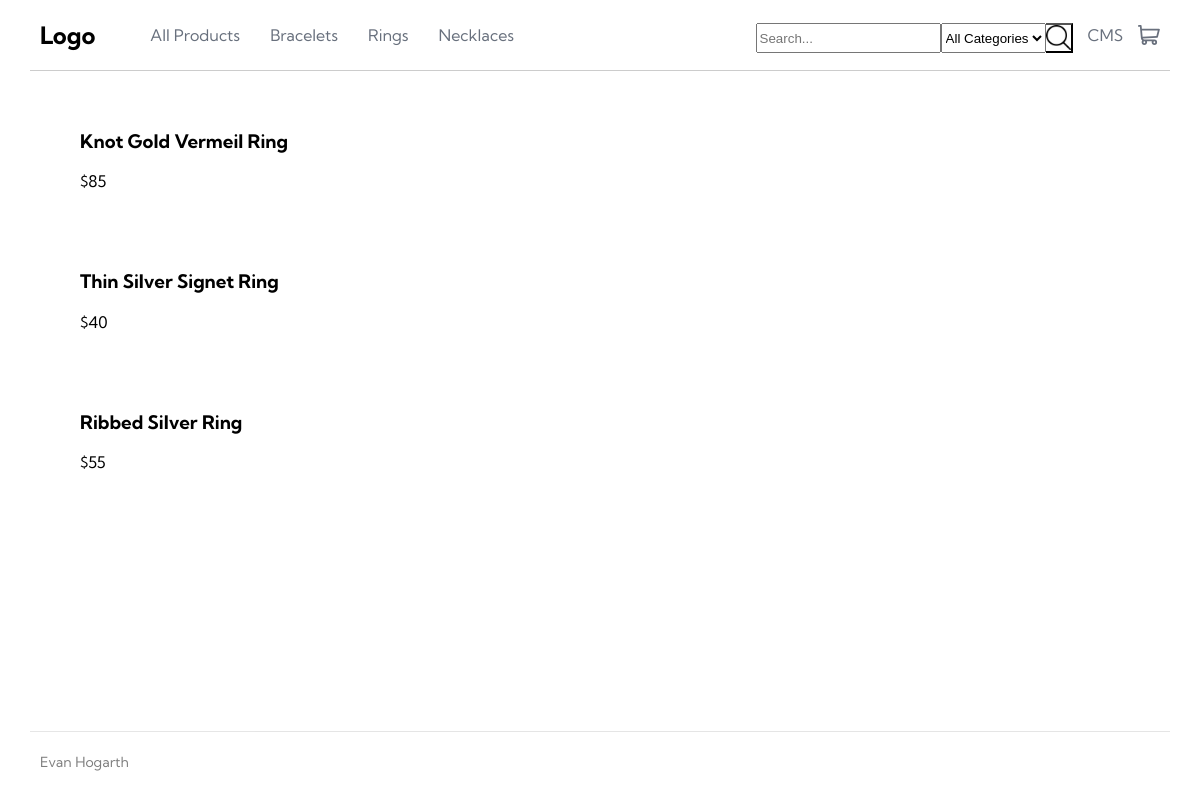
/category_page.php?id=3, run on the app's committed database.
### tables this page shows
CREATE TABLE `categories` (
  `category_id` int(11) NOT NULL,
  `category_name` varchar(50) NOT NULL
);

CREATE TABLE `products` (
  `id` int(11) NOT NULL,
  `category_id` int(11) NOT NULL,
  `product_name` varchar(100) NOT NULL,
  `stock` int(11) NOT NULL,
  `description` text NOT NULL,
  `price` float NOT NULL,
  `image_url` varchar(200) NOT NULL
);

### category_page.php (the view, shortened to what this page needs)
<?php
  require('connect.php');
  $id = filter_input(INPUT_GET, 'id', FILTER_SANITIZE_NUMBER_INT);
  $query = "SELECT * FROM products WHERE category_id = :id";
  $statement = $db->prepare($query);
  $statement->bindValue(':id', $id, PDO::PARAM_INT);
  $statement->execute();
?>
<!DOCTYPE html>
<html lang="en" dir="ltr">
  <head>
    <link rel="stylesheet" href="styles.css">
  </head>
  <body>
    <?php require('navigation.php') ?>
    <main class="category-page">
      <?php while($row = $statement->fetch()): ?>
        <div class="cp-product-block">
          <a class="link-product" href="product_page.php?id=<?= $row['id'] ?>"><h3><?= $row['product_name'] ?></h3></a>
          <p>$<?= $row['price'] ?></p>
        </div>
      <?php endwhile ?>
    </main>
    <footer>
      <p>Evan Hogarth</p>
    </footer>
  </body>
</html>

### navigation.php (shortened to what this page needs)
<?php
  $navQuery = "SELECT * FROM categories";
  $navStatement = $db->prepare($navQuery);
  $navStatement->execute();
?>
<nav>
  <a href="index.php"><h2 id="logo">Logo</h2></a>
  <a class="nav-links" href="all_products.php">All Products</a>
  <?php while($category = $navStatement->fetch()): ?>
    <a class="nav-links" href="category_page.php?id=<?= $category['category_id'] ?>"><?= $category['category_name'] ?></a>
  <?php endwhile ?>
  <form id="search-bar" action="search_products.php">
    <input id="search-input" type="text" placeholder="Search..." name="search">
    <select id="category-search" name="category">
      <option selected="selected" value="-1">All Categories</option>
    </select>
    <button id="search-button" type="submit"><img id="search-icon" src="images/search-symbol.png" alt=""></button>
  </form>
  <a id="admin-link" class="nav-links" href="admin.php">CMS</a>
  <img id="cart-icon" src="images/icon-cart.svg" alt="cart">
</nav>

### styles.css (style rules this page uses)
body { margin: 0; padding: 0; font-family: 'Kumbh Sans', sans-serif; }
a { text-decoration: none; color: inherit; }
nav { height: 70px; display: flex; align-items: center; padding: 0px 10px; margin: 0px 30px; border-bottom: 1px solid rgba(0, 0, 0, 0.2); }
nav #logo { margin-right: 40px; }
#search-bar { margin-left: auto; height: 24px; display: flex; border-collapse: collapse; }
#search-input { height: 24px; }
#search-button { background: inherit; height: 30px; padding: 0px; margin: 0px; border-left: none; }
#search-icon { height: 25px; }
#category-search { height: 30px; }
.nav-links { margin: 15px; color: hsl(219, 9%, 45%); }
footer { height: 60px; display: flex; align-items: center; padding: 0px 10px; margin: 0px 30px; border-top: 1px solid rgba(0, 0, 0, 0.2); opacity: 0.5; font-size: 14px; }
.category-page { padding: 0px 40px; min-height: calc(100vh - 160px); }
.cp-product-block { display: flex; flex-direction: column; max-width: 400px; margin: 20px; padding: 20px; }
.category-page .link-product { color: #000; }
.category-page p { margin: 0px; }
select { height: 26px; }

### data on the page
categories: category_name "Bracelets"
categories: category_name "Rings"
categories: category_name "Necklaces"
products: product_name "Knot Gold Vermeil Ring", price "85"
products: product_name "Thin Silver Signet Ring", price "40"
products: product_name "Ribbed Silver Ring", price "55"
